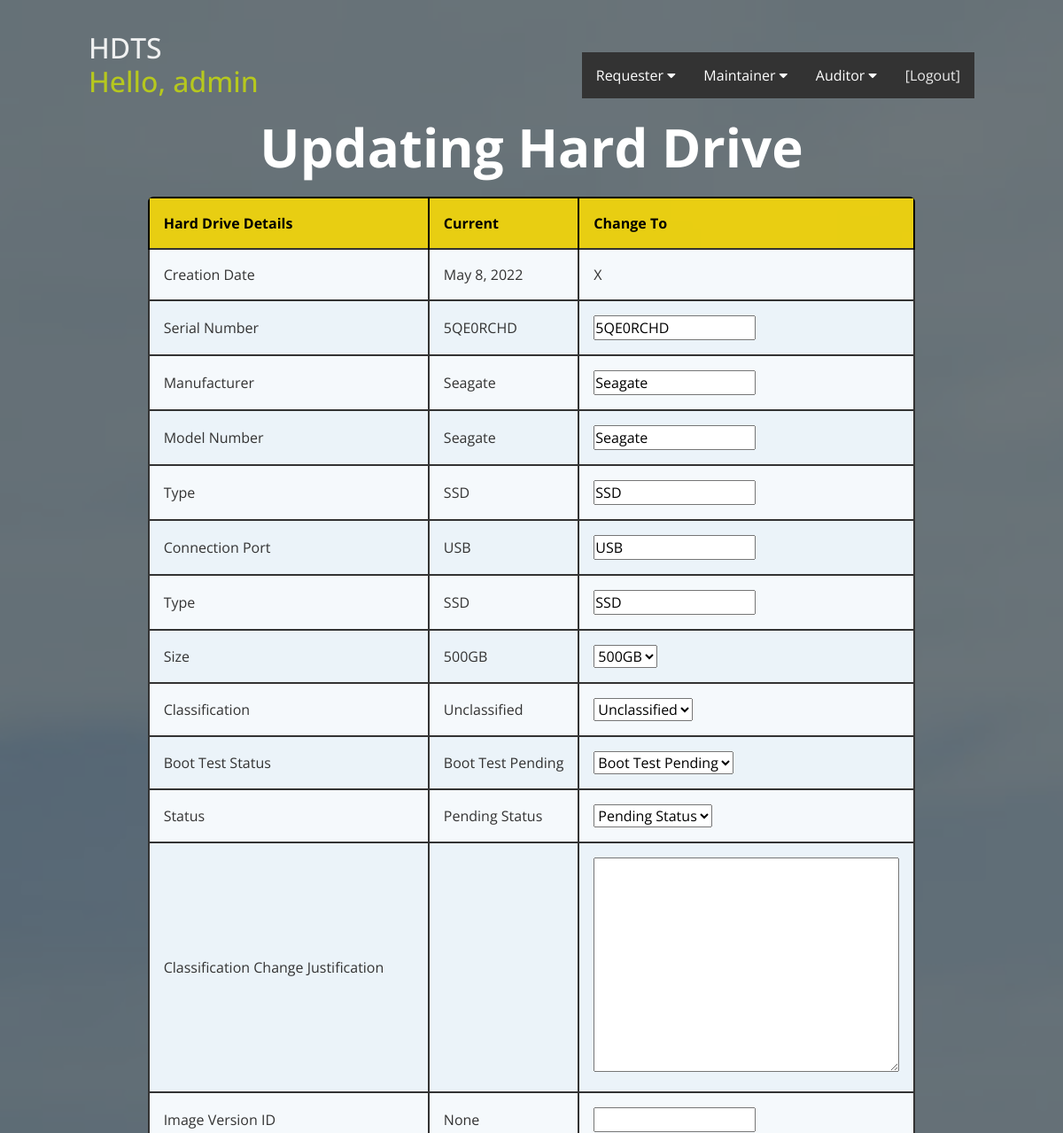
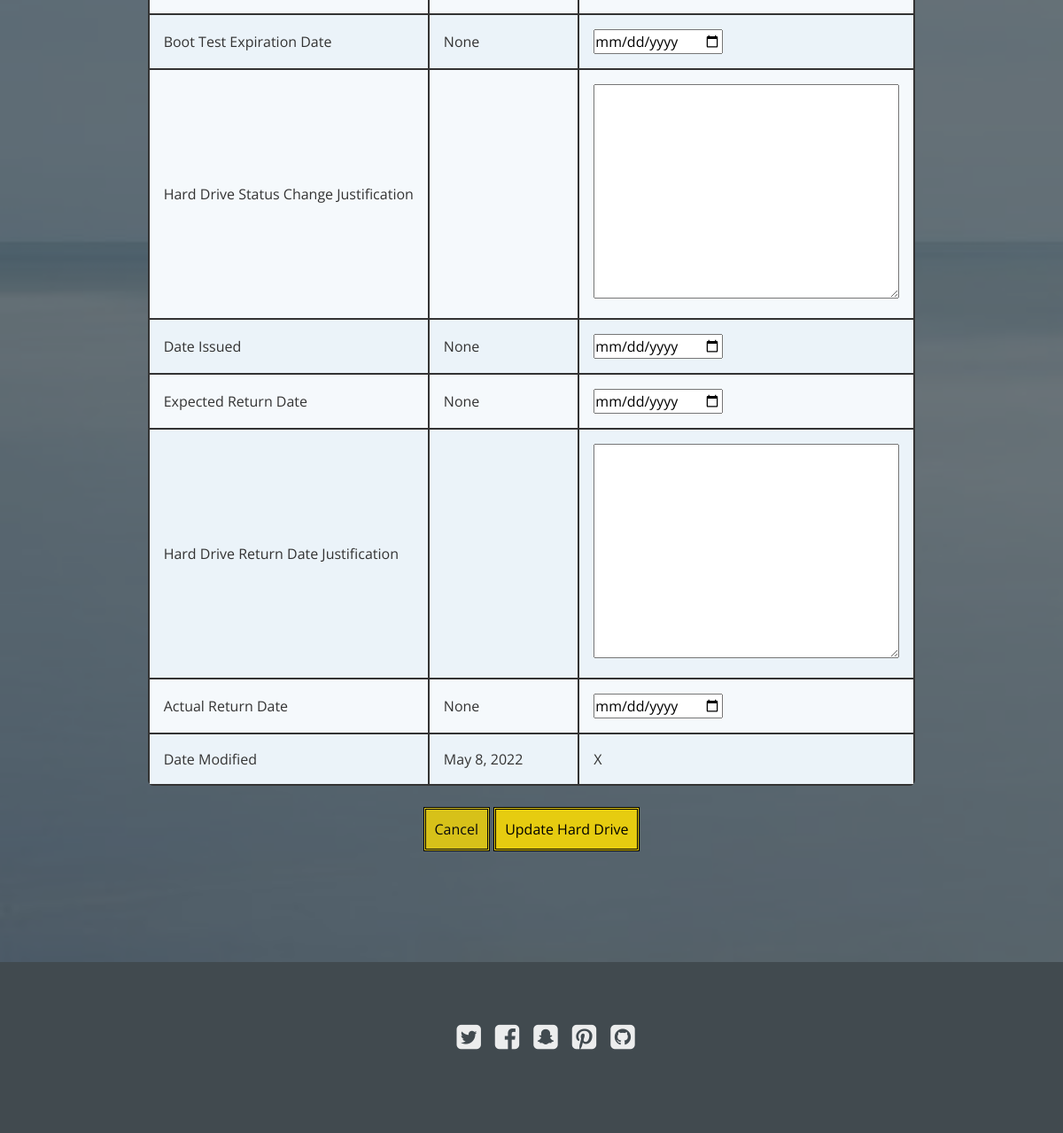
Screenshot of /update_hard_drive/1/ (signed in) with the database file from the repository (2 pictures, top to bottom).
### website/models.py (models this page shows, shortened)
class HardDrive(models.Model):
    creation_date = models.DateField(auto_now_add=True)  # required
    serial_number = models.CharField(max_length=100, unique=True)  # required
    manufacturer = models.CharField(max_length=100)  # required
    model_number = models.CharField(max_length=100)  # required
    type = models.CharField(max_length=50)  # required
    connection_port = models.CharField(max_length=50)  # required
    size = models.ForeignKey(HardDriveSizeChoice, blank=True, null=True, on_delete=models.SET_NULL)  # required
    classification = models.ForeignKey(HardDriveClassificationChoice, blank=True, null=True, on_delete=models.SET_NULL)  # required
    boot_test_status = models.ForeignKey(HardDriveBootTestStatusChoice, blank=True, null=True, on_delete=models.SET_NULL)  # required
    status = models.ForeignKey(HardDriveStatusChoice, blank=True, null=True, on_delete=models.SET_NULL)  # required
    classification_change_justification = models.TextField(blank=True, null=True)
    image_version_ID = models.CharField(max_length=10, blank=True, null=True)
    boot_test_expiration_date = models.DateField(blank=True, null=True)
    hard_drive_status_change_justification = models.TextField(blank=True, null=True)
    date_issued = models.DateField(blank=True, null=True)
    expected_return_date = models.DateField(blank=True, null=True)
    hard_drive_return_date_justification = models.TextField(blank=True, null=True)
    actual_return_date = models.DateField(blank=True, null=True)
    date_modified = models.DateField(auto_now=True)  # required

class HardDriveSizeChoice(models.Model):
    choice = models.CharField(max_length=300)
    def __str__(self):
        return self.choice

class HardDriveClassificationChoice(models.Model):
    choice = models.CharField(max_length=300)
    def __str__(self):
        return self.choice

class HardDriveBootTestStatusChoice(models.Model):
    choice = models.CharField(max_length=300)
    def __str__(self):
        return self.choice

class HardDriveStatusChoice(models.Model):
    choice = models.CharField(max_length=300)
    def __str__(self):
        return self.choice

### website/decorators.py (the view)
        def wrapper_func(request, *args, **kwargs):
            groups = []
            if request.user.groups.exists():
                for group in request.user.groups.all():
                    groups.append(group.name)
            check_true = any(group_names in groups for group_names in allowed_roles)
            if check_true:
                return view_func(request, *args, **kwargs)
            else:
                return HttpResponse("You are not authorized to view this page")

### website/forms.py
class CreateOrUpdateHardDriveForm(ModelForm):
    class Meta:
        model = HardDrive
        fields = [
            'serial_number',
            'manufacturer',
            'model_number',
            'type',
            'connection_port',
            'size',
            'classification',
            'boot_test_status',
            'status',
            'classification_change_justification',
            'image_version_ID',
            'boot_test_expiration_date',
            'hard_drive_status_change_justification',
            'date_issued',
            'expected_return_date',
            'hard_drive_return_date_justification',
            'actual_return_date',
        ]
        widgets = {
            'boot_test_expiration_date': DateInput(),
            'date_issued': DateInput(),
            'expected_return_date': DateInput(),
            'actual_return_date': DateInput(),
        }

### website/views.py (called while the page is built, shortened)
@login_required(login_url='loginPage')
@allowed_users(allowed_roles=['admin', 'maintainer'])
def update_hard_drive(request, id):
    this_hard_drive = HardDrive.objects.get(id=id)
    update_hard_drive_form = CreateOrUpdateHardDriveForm(instance=this_hard_drive)
    context = {
        'this_hard_drive': this_hard_drive,
        'update_hard_drive_form': update_hard_drive_form,
    }
    return render(request, 'pages/update_hard_drive.html', context)

### website/templates/pages/update_hard_drive.html (shortened to what this page needs)
{% extends 'pages/base.html' %}
{% load static %}
{% block mainBody %}
<section class="hero">
    <div class="background-image" style="background-image: url({% static 'assets/img/island.jpg' %});"></div>
    <h1>Updating Hard Drive</h1>
    <form method="POST">
        <table class="rwd-table">
            <th>Hard Drive Details</th>
            <th>Current</th>
            <th>Change To</th>
            <tr>
                <td>Creation Date</td>
                <td>{{this_hard_drive.creation_date}}</td>
                <td>X</td>
            </tr>
            <tr>
                <td>Serial Number</td>
                <td>{{this_hard_drive.serial_number}}</td>
                <td>{{update_hard_drive_form.serial_number}}</td>
            </tr>
            <tr>
                <td>Manufacturer</td>
                <td>{{this_hard_drive.manufacturer}}</td>
                <td>{{update_hard_drive_form.manufacturer}}</td>
            </tr>
            <tr>
                <td>Model Number</td>
                <td>{{this_hard_drive.manufacturer}}</td>
                <td>{{update_hard_drive_form.manufacturer}}</td>
            </tr>
            <tr>
                <td>Type</td>
                <td>{{this_hard_drive.type}}</td>
                <td>{{update_hard_drive_form.type}}</td>
            </tr>
            <tr>
                <td>Connection Port</td>
                <td>{{this_hard_drive.connection_port}}</td>
                <td>{{update_hard_drive_form.connection_port}}</td>
            </tr>
            <tr>
                <td>Type</td>
                <td>{{this_hard_drive.type}}</td>
                <td>{{update_hard_drive_form.type}}</td>
            </tr>
            <tr>
                <td>Size</td>
                <td>{{this_hard_drive.size}}</td>
                <td>{{update_hard_drive_form.size}}</td>
            </tr>
            <tr>
                <td>Classification</td>
                <td>{{this_hard_drive.classification}}</td>
                <td>{{update_hard_drive_form.classification}}</td>
            </tr>
            <tr>
                <td>Boot Test Status</td>
                <td>{{this_hard_drive.boot_test_status}}</td>
                <td>{{update_hard_drive_form.boot_test_status}}</td>
            </tr>
            <tr>
                <td>Status</td>
                <td>{{this_hard_drive.status}}</td>
                <td>{{update_hard_drive_form.status}}</td>
            </tr>
            <tr>
                <td>Classification Change Justification</td>
                <td>{{this_hard_drive.classification_change_justification}}</td>
                <td>{{update_hard_drive_form.classification_change_justification}}</td>
            </tr>
            <tr>
                <td>Image Version ID</td>
                <td>{{this_hard_drive.image_version_ID}}</td>
                <td>{{update_hard_drive_form.image_version_ID}}</td>
            </tr>
            <tr>
                <td>Boot Test Expiration Date</td>
                <td>{{this_hard_drive.boot_test_expiration_date}}</td>
                <td>{{update_hard_drive_form.boot_test_expiration_date}}</td>
            </tr>
            <tr>
                <td>Hard Drive Status Change Justification</td>
                <td>{{this_hard_drive.hard_drive_status_change_justification}}</td>
                <td>{{update_hard_drive_form.hard_drive_status_change_justification}}</td>
            </tr>
            <tr>
                <td>Date Issued</td>
                <td>{{this_hard_drive.date_issued}}</td>
                <td>{{update_hard_drive_form.date_issued}}</td>
            </tr>
            <tr>
                <td>Expected Return Date</td>
                <td>{{this_hard_drive.expected_return_date}}</td>
                <td>{{update_hard_drive_form.expected_return_date}}</td>
            </tr>
            <tr>
                <td>Hard Drive Return Date Justification</td>
                <td>{{this_hard_drive.hard_drive_return_date_justification}}</td>
                <td>{{update_hard_drive_form.hard_drive_return_date_justification}}</td>
            </tr>
            <tr>
                <td>Actual Return Date</td>
                <td>{{this_hard_drive.actual_return_date}}</td>
                <td>{{update_hard_drive_form.actual_return_date}}</td>
            </tr>
            <tr>
                <td>Date Modified</td>
                <td>{{this_hard_drive.date_modified}}</td>
                <td>X</td>
            </tr>
        </table>
        <br>
        <a class="submit-button" href="{% url 'm_hard_drives' %}">Cancel</a>
        <input type="submit" class="submit-button" value="Update Hard Drive">
    </form>
</section>
{% endblock %}

### website/templates/pages/base.html (shortened to what this page needs)
{% load static %}
<!DOCTYPE html>
<html>
<head>
    <link href="https://cdn.jsdelivr.net/npm/bootstrap@5.1.3/dist/css/bootstrap.min.css" rel="stylesheet">
    <link rel="stylesheet" href="http://maxcdn.bootstrapcdn.com/font-awesome/4.6.0/css/font-awesome.min.css">
    <link rel="stylesheet" type="text/css" href="https://cdn.datatables.net/v/bs5/jq-3.6.0/jszip-2.5.0/dt-1.11.5/af-2.3.7/b-2.2.2/b-colvis-2.2.2/b-html5-2.2.2/b-print-2.2.2/cr-1.5.5/date-1.1.2/fc-4.0.2/fh-3.2.2/kt-2.6.4/r-2.2.9/rg-1.1.4/rr-1.2.8/sc-2.0.5/sb-1.3.2/sp-2.0.0/sl-1.3.4/sr-1.1.0/datatables.min.css"/>
    <link rel="stylesheet" href="{% static 'assets/css/styles2.css' %}">
</head>
<body>
<header>
    <h2><a href="{% url 'base' %}">HDTS</a>
        {% if request.user.is_authenticated %}
        <a href="{% url 'profilePage' %}">
            <p style="text-align:center;">
            <span style="color:rgba(201, 219, 10, 0.9);">Hello, {{request.user.first_name}}</span>
        </p>
        {% endif %}
        </a>
    </h2>
    {% block navbar %}
    {% if request.user.is_authenticated %}
    {% include 'pages/navbar_base.html' %}
    {% endif %}
    {% endblock %}
</header>
{% block mainBody %}{% endblock %}
<footer>
    <ul>
        <li><a href="#"><i class="fa fa-twitter-square"></i></a></li>
        <li><a href="#"><i class="fa fa-facebook-square"></i></a></li>
        <li><a href="#"><i class="fa fa-snapchat-square"></i></a></li>
        <li><a href="#"><i class="fa fa-pinterest-square"></i></a></li>
        <li><a href="#"><i class="fa fa-github-square"></i></a></li>
    </ul>
</footer>
</body>
</html>

### static/assets/css/styles2.css (style rules this page uses)
* { margin: 0; padding: 0; box-sizing: border-box; }
html { font: normal 16px sans-serif; color: #555; }
ul, nav { list-style: none; }
a { text-decoration: none; color: inherit; cursor: pointer; opacity: 0.9; }
section { display: flex; flex-direction: column; align-items: center; padding: 125px 100px; }
header { position: absolute; top: 0; left: 0; z-index: 10; width: 100%; display: flex; justify-content: space-between; align-items: center; color: #fff; padding: 35px 100px 0; }
header h2 { font-family: 'Quicksand', sans-serif; }
.hero { position: relative; justify-content: center; min-height: 100vh; color: #fff; text-align: center; }
.hero .background-image { position: absolute; top: 0; left: 0; width: 100%; height: 100%; background-size: cover; background-color: #2196F3; z-index: -1; }
.hero .background-image:after { content: ''; position: absolute; top: 0; left: 0; width: 100%; height: 100%; background-color: #414a4f; opacity: 0.75; }
.hero h1 { font: bold 60px 'Open Sans', sans-serif; margin-bottom: 15px; }
footer { display: flex; flex-direction: column; align-items: center; text-align: center; color: #fff; background-color: #414a4f; padding: 60px 0; }
footer ul { display: flex; margin-bottom: 25px; font-size: 32px; }
footer ul li { margin: 0 8px; }
footer ul li:first-child { margin-left: 0; }
footer ul li:last-child { margin-right: 0; }
* { font-family: 'Open Sans', sans-serif; }
.rwd-table { margin: auto; min-width: 300px; max-width: 100%; border-collapse: collapse; }
.rwd-table tr { background-color: #f5f9fc; }
.rwd-table tr:nth-child(odd):not(:first-child) { background-color: #ebf3f9; }
.rwd-table th { display: none; border-top: 2px solid black; border-left: 2px solid black; border-right: 2px solid black; }
.rwd-table td { display: block; border: 2px solid; }
.rwd-table td:first-child { margin-top: .5em; }
.rwd-table td:last-child { margin-bottom: .5em; }
.rwd-table td:before { font-weight: bold; width: 120px; display: inline-block; color: #000; }
.rwd-table th, .rwd-table td { text-align: left; }
.rwd-table { color: #333; border-radius: .4em; overflow: hidden; }
.rwd-table tr { border-color: #bfbfbf; }
.rwd-table th, .rwd-table td { padding: .5em 1em; }
@media screen and (min-width: 600px) { .rwd-table { border: none; } }
@media screen and (min-width: 600px) { .rwd-table td:before { display: none; } }
@media screen and (min-width: 600px) { .rwd-table th, .rwd-table td { display: table-cell; padding: .25em .5em; } }
@media screen and (min-width: 600px) { .rwd-table th:first-child, .rwd-table td:first-child { padding-left: 0; } }
@media screen and (min-width: 600px) { .rwd-table th:last-child, .rwd-table td:last-child { padding-right: 0; } }
@media screen and (min-width: 600px) { .rwd-table th, .rwd-table td { padding: 1em !important; } }
.submit-button { background-color: rgba(255, 222, 0, 0.85); border: double; color: black; padding: 10px; text-align: center; text-decoration: none; display: inline-block; font-size: 16px; cursor: pointer; }

### rows the page displays
HardDrive: creation_date "May 8, 2022", serial_number "5QE0RCHD", manufacturer "Seagate", type "SSD", connection_port "USB", size "500GB", classification "Unclassified", boot_test_status "Boot Test Pending", status "Pending Status", image_version_ID "None", boot_test_expiration_date "None", date_issued "None", expected_return_date "None", actual_return_date "None", date_modified "May 8, 2022"

### other values shown
{{ request.user.first_name }} "admin"
